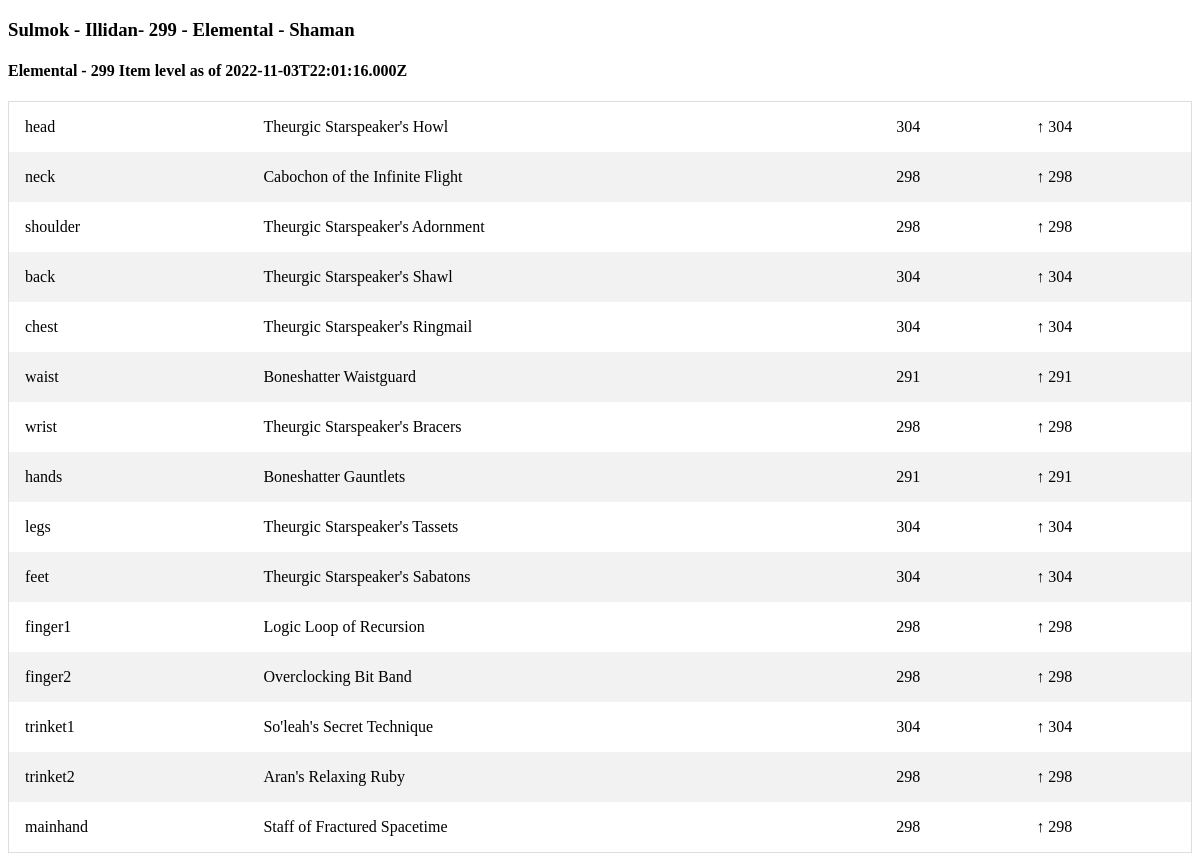
Screenshot of /us/Illidan/Sulmok with the database file from the repository.
### tables this page shows
CREATE TABLE character_gear (
    name TEXT
    ,region TEXT
    ,realm TEXT
    ,last_crawled_at TEXT
    ,equipped_item_level TEXT
    ,item_slot TEXT
    ,item_level TEXT
    ,item_name TEXT
    ,unique_key UNIQUE
    , active_spec_name TEXT, active_spec_role TEXT, derived_item_level float, class TEXT, slot_item_level_change int);

### app.py (the view)
@app.route('/<region>/<realm>/<character_name>')
def character_name(region,realm,character_name):
    conn = create_connection()
    cursor = conn.cursor()
    distinct_crawl_dates = cursor.execute("""select distinct active_spec_role,active_spec_name,last_crawled_at,equipped_item_level
                                        from character_gear
                                        where name = '{}'
                                            and realm = '{}'
                                            and region = '{}'
                                        order by last_crawled_at desc
                                            """.format(character_name,realm,region)).fetchall()
    results = cursor.execute("""select *
                            from character_gear
                            where name = '{}'
                                and realm = '{}'
                                and region = '{}'
                                """.format(character_name,realm,region))
    data = results.fetchall()
    character = cursor.execute("""select *
                            from character_gear
                            where name = '{}'
                                and realm = '{}'
                                and region = '{}'
                                """.format(character_name,realm,region)).fetchone()
    return render_template('character.html',data=data,character=character,distinct_crawl_dates=distinct_crawl_dates)

### templates/character.html
<!doctype html>
<link rel="stylesheet" href="{{ url_for('static', filename='style.css') }}">
<html>
<h3>{{ character['name'] }} - {{ character['realm'] }}- {{ character['equipped_item_level'] }} - {{ character['active_spec_name'] }} - {{character['class']}}</h3>
{% for date in distinct_crawl_dates %}
<h4>{{ date['active_spec_name'] }} - {{date['equipped_item_level']}} Item level as of {{date['last_crawled_at'] }}</h4>
<table>
{% for item in data %}
{% if item['last_crawled_at'] == date['last_crawled_at'] %}
<tr>
  <td>{{ item['item_slot'] }}</td>
  <td>{{ item['item_name'] }}</td>
  <td>{{ item['item_level'] }}</td>
{% if item['slot_item_level_change'] > 0 %}
  <td>&uarr; {{ item['slot_item_level_change']}}</td>
{% elif item['slot_item_level_change'] < 0 %}
  <td>&darr;{{ item['slot_item_level_change']}}</td>
{% else %}
  <td>&harr;</td>
{% endif %}
{% endif %}
{% endfor %}
</table>
{% endfor %}

### static/style.css (style rules this page uses)
table { border-collapse: collapse; border-spacing: 0; width: 100%; border: 1px solid #ddd; }
th, td { text-align: left; padding: 16px; }
tr:nth-child(even) { background-color: #f2f2f2; }

### rows the page displays
character_gear: name "Sulmok", realm "Illidan", equipped_item_level "299", active_spec_name "Elemental", class "Shaman", item_slot "head", item_name "Theurgic Starspeaker's Howl", item_level "304", slot_item_level_change "304"
character_gear: item_slot "neck", item_name "Cabochon of the Infinite Flight", item_level "298", slot_item_level_change "298"
character_gear: item_slot "shoulder", item_name "Theurgic Starspeaker's Adornment", item_level "298", slot_item_level_change "298"
character_gear: item_slot "back", item_name "Theurgic Starspeaker's Shawl", item_level "304", slot_item_level_change "304"
character_gear: item_slot "chest", item_name "Theurgic Starspeaker's Ringmail", item_level "304", slot_item_level_change "304"
character_gear: item_slot "waist", item_name "Boneshatter Waistguard", item_level "291", slot_item_level_change "291"
character_gear: item_slot "wrist", item_name "Theurgic Starspeaker's Bracers", item_level "298", slot_item_level_change "298"
character_gear: item_slot "hands", item_name "Boneshatter Gauntlets", item_level "291", slot_item_level_change "291"
character_gear: item_slot "legs", item_name "Theurgic Starspeaker's Tassets", item_level "304", slot_item_level_change "304"
character_gear: item_slot "feet", item_name "Theurgic Starspeaker's Sabatons", item_level "304", slot_item_level_change "304"
character_gear: item_slot "finger1", item_name "Logic Loop of Recursion", item_level "298", slot_item_level_change "298"
character_gear: item_slot "finger2", item_name "Overclocking Bit Band", item_level "298", slot_item_level_change "298"
character_gear: item_slot "trinket1", item_name "So'leah's Secret Technique", item_level "304", slot_item_level_change "304"
character_gear: item_slot "trinket2", item_name "Aran's Relaxing Ruby", item_level "298", slot_item_level_change "298"
character_gear: item_slot "mainhand", item_name "Staff of Fractured Spacetime", item_level "298", slot_item_level_change "298"

### other values shown
{{ date['active_spec_name'] }} "Elemental"
{{ date['equipped_item_level'] }} "299"
{{ date['last_crawled_at'] }} "2022-11-03T22:01:16.000Z"
